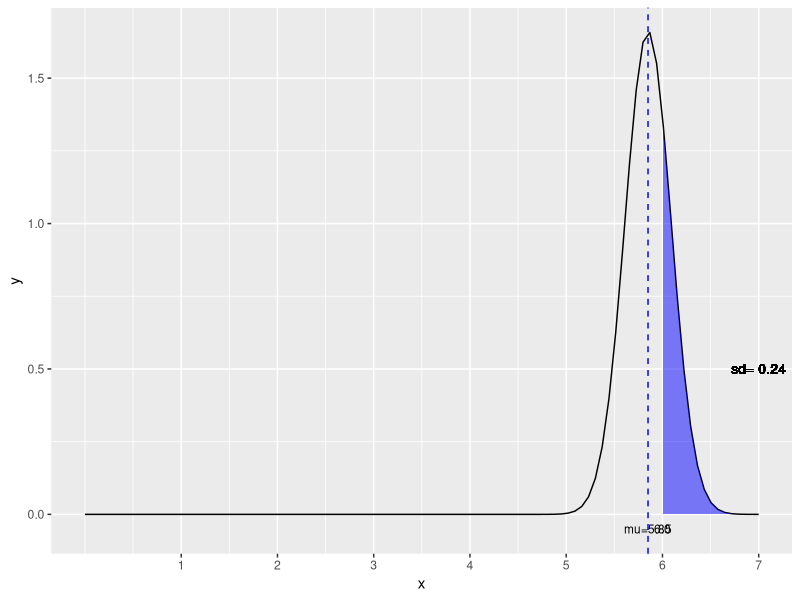

The R source for this figure:
#page no:288
library(ggplot2)
mu=5.85
sd=0.24
x1=6.0
p6<-round(pnorm(x1,mean=mu,sd=sd),4)
pgt6=1-p6
z1=(x1-mu)/sd
print(paste("a. the prob (>6.0)=",round(pgt6,4)))
print(paste("a. the Z1=",round(z1,4)))
f_z=0.20/2
fz1=0.25
fz2=-0.25
x2=(fz1*sd)+mu
x3=(fz2*sd)+mu
print(paste("a. the middle 20% is between= ",x3," and ",x2))
xx=seq(0,7,length.out=100)
px=dnorm(xx,mean=mu,sd=sd)
df<-data.frame(x=xx,y=px)
qplot(x,y,data=df,geom="line")+
  geom_ribbon(data=subset(df, x>=6.0 & x<=7 ),aes(ymax=y),ymin=0,
              fill="blue",colour=NA,alpha=0.5)+
  scale_x_continuous("x",labels=as.character(seq(0:7)),breaks=seq(0:7))+
  geom_vline(aes(xintercept=mu),color="blue",linetype="dashed")+
  geom_text(x=7,y=0.5,size=3.5,
            label=paste0("sd= ",sd))+
  annotate("text",x=5.85,y=-0.05,size=3,label="mu=5.85")+
  annotate("text",x=6.0,y=-0.05,size=3,label="6.0")
